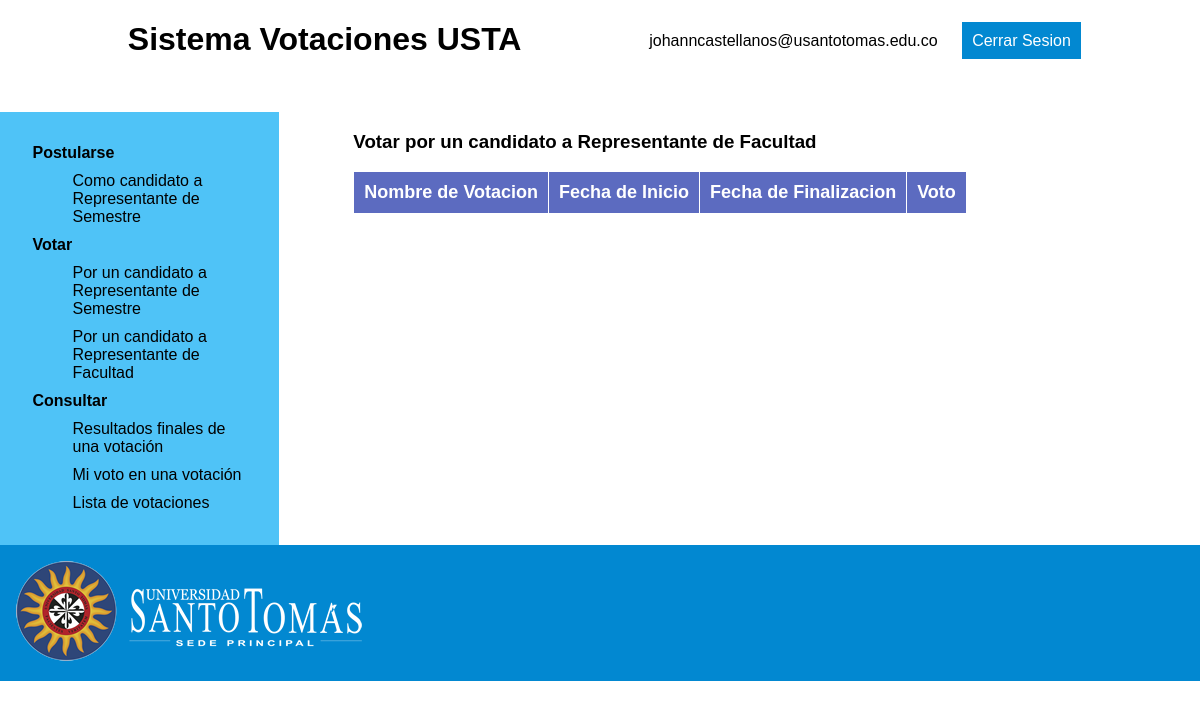
/voteFaculty/ (signed in), run on an earlier commit of the app's database.
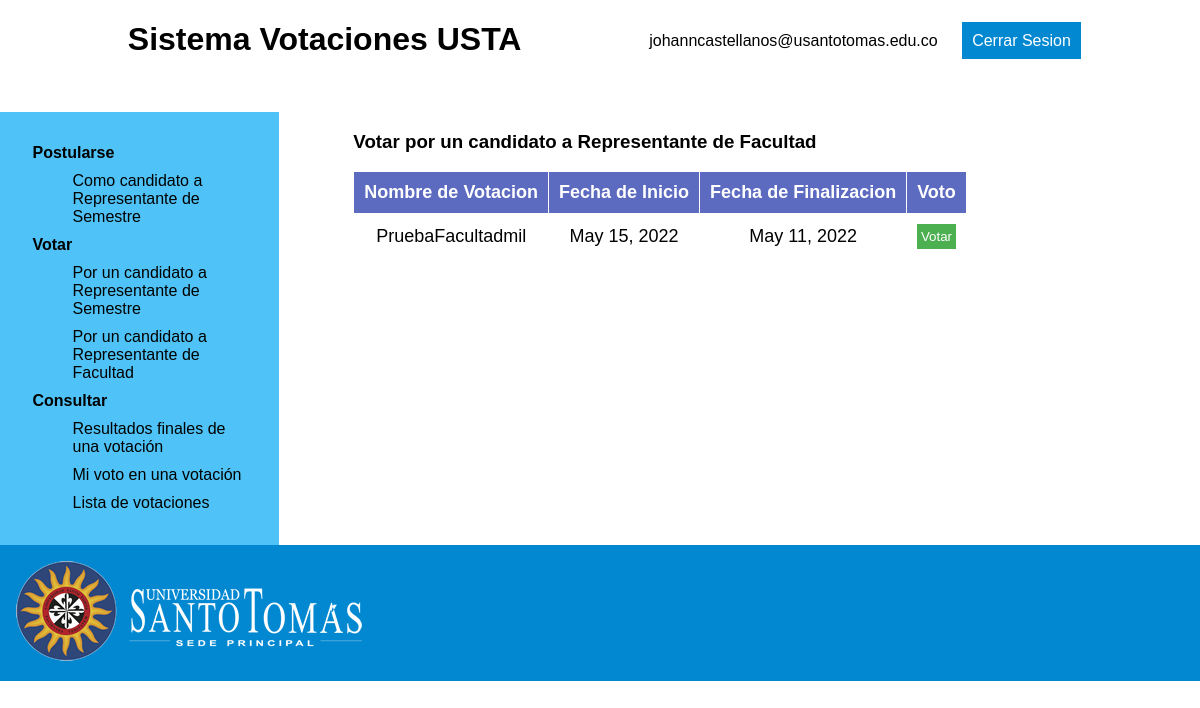
And on a later commit of the database.
### app_votaciones/models.py (models this page shows, shortened)
class Votacion(models.Model):
    nombre = models.CharField(max_length=45)
    semestre = models.IntegerField(null=False,
                                   default=10)
    start_date = models.DateField(
                                auto_now=False,
	                            auto_now_add=False,
    )
    end_date = models.DateField(auto_now=False,
	                            auto_now_add=False,
                                )
    idTipo = models.ForeignKey(TipoVotacion,
                  related_name='votaciones',
                  null=False,
                  on_delete=models.PROTECT)
    idEstado = models.ForeignKey(EstadoVotacion,
                  related_name='votaciones',
                  null=False,
                  on_delete=models.PROTECT)
    idFacultad = models.ForeignKey(Facultad,
                  related_name='votaciones',
                  null=False,
                  on_delete=models.PROTECT)
    class Meta:
        app_label = 'app_votaciones'

### app_votaciones/views.py (the view)
# urls.py: path('voteFaculty/', views.voteFaculty, name='voteFaculty'),
@login_required
def voteFaculty(request):
    votaciones = Votacion.objects.filter(idFacultad=Estudiante.objects.get(id=request.user.id).idFacultad_id)
    contexto = {"votaciones":votaciones}
    return render(request, 'voteFaculty.html',contexto)

### app_votaciones/templates/voteFaculty.html (shortened to what this page needs)
{% extends "student.html" %}
{% load static %}
{% block main %}
<h3>Votar por un candidato a Representante de Facultad</h3>
<table>
  <thead>
    <tr>
      <th>Nombre de Votacion</th>
      <th>Fecha de Inicio</th>
      <th>Fecha de Finalizacion</th>
      <th>Voto</th>
    </tr>
  </thead>
  <tbody>
    {% if votaciones %}
    {% for votacion in votaciones %}
    {% if votacion.idEstado_id == 2 and votacion.idTipo_id == 2 %}
    <tr>
      <td>{{ votacion.nombre }}</td>
      <td>{{ votacion.start_date }}</td>
      <td>{{ votacion.end_date }}</td>
      <form action="{% url 'app:listCandidates' %}" method="post">
        <td><button type="submit" name='id' value={{votacion.id}}>Votar</button></td>
      </form>
    </tr>
    {% endif %}
    {% endfor %}
    {% endif %}
  </tbody>
</table>
{% endblock %}

What changed in the data, as far as the page shows it:
added Votacion: nombre "PruebaFacultadmil", start_date "May 15, 2022", end_date "May 11, 2022", {{ votacion.id }} 14 (drawn)
